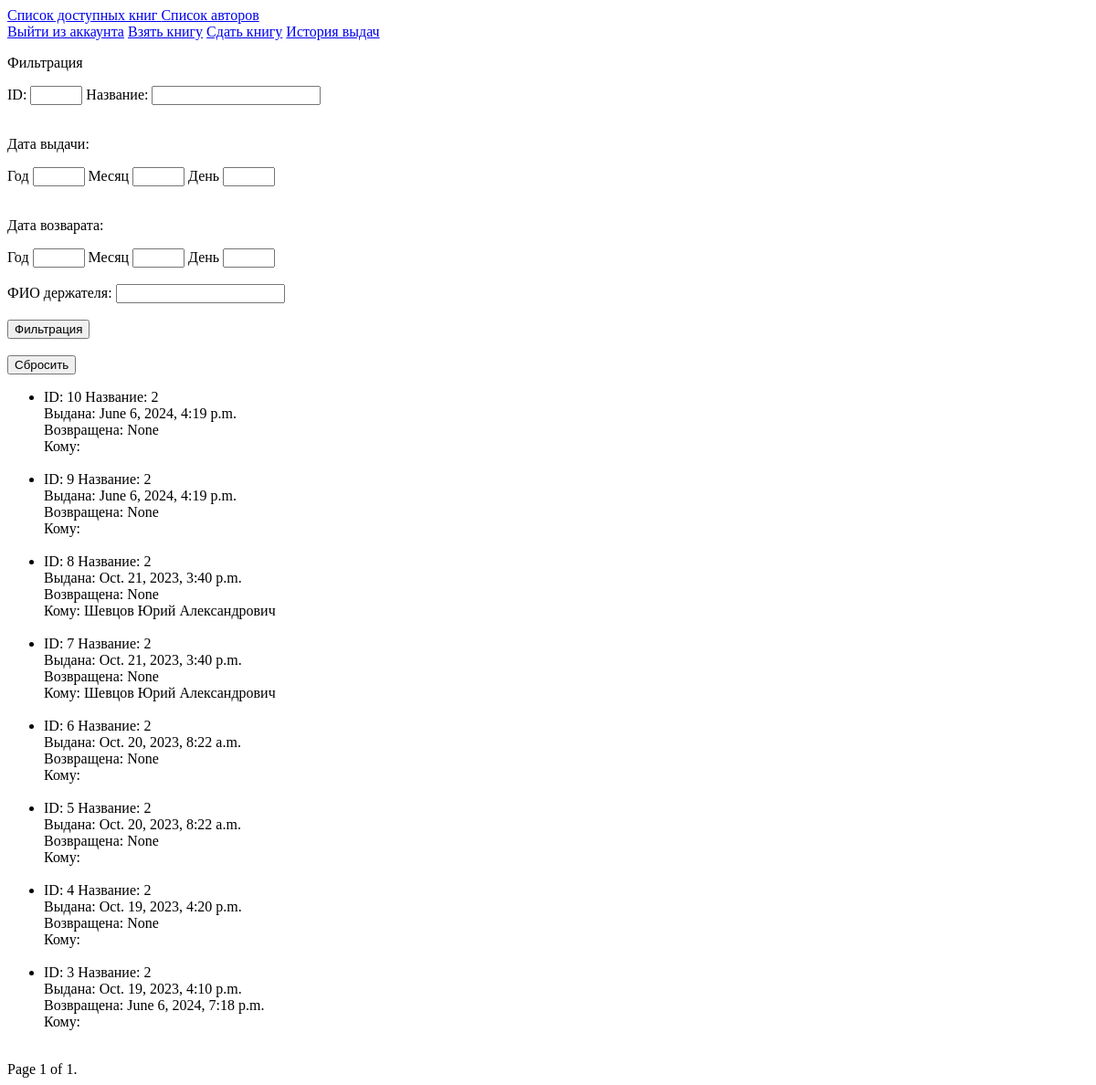
The app's page /tracker/books/logs/ (signed in), older data.
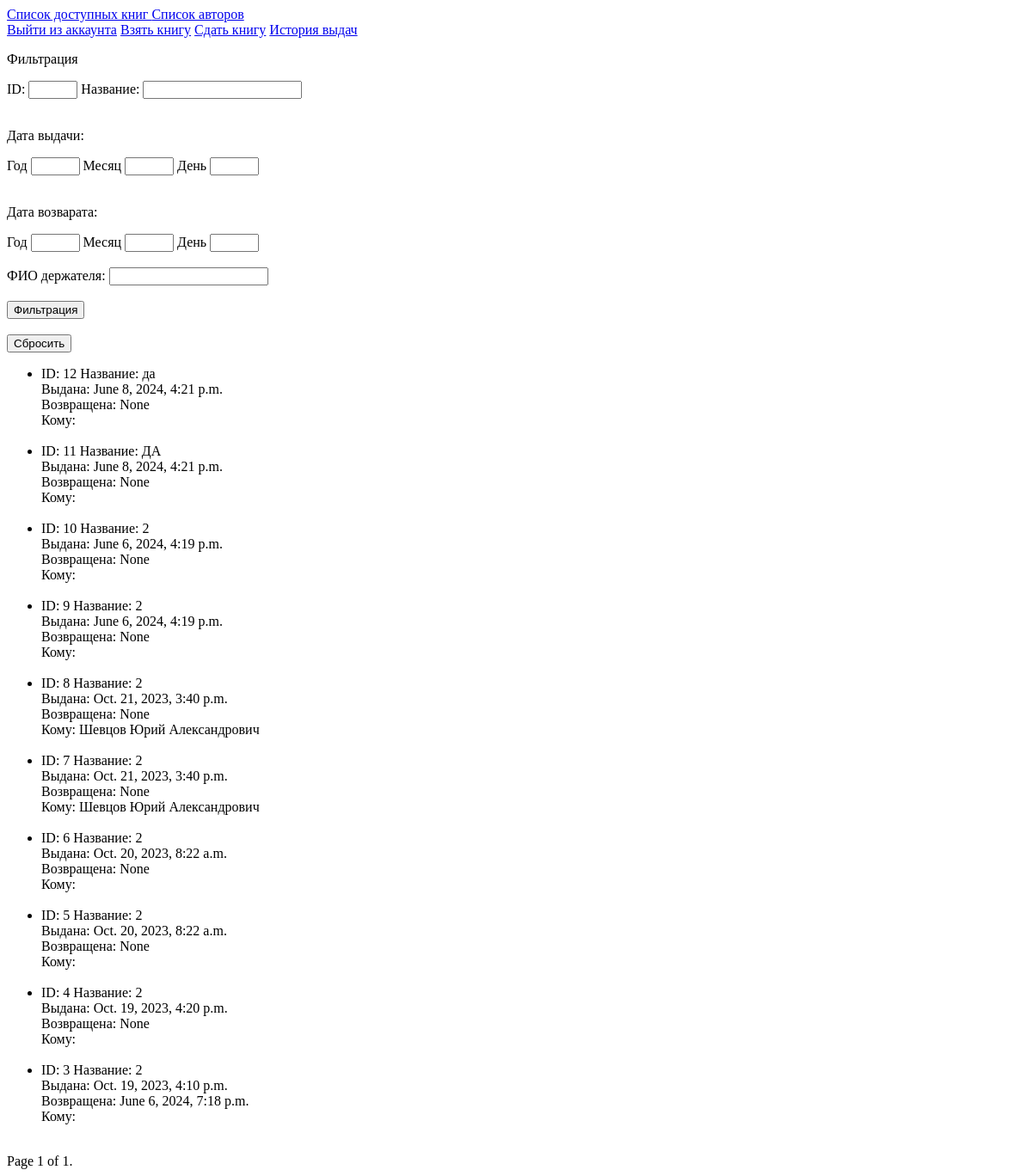
The same page, newer data.
### tracker/models.py (models this page shows)
class ReaderBookRelationship(models.Model):
    reader = models.ForeignKey(DefaultUser,on_delete=models.DO_NOTHING) # Доделать логику
    book = models.ForeignKey(Book,on_delete=models.DO_NOTHING)
    give_date = models.DateTimeField(auto_now_add = True)
    return_date = models.DateTimeField(null = True)

class Book(models.Model):
    name = models.CharField(max_length=255)
    description = models.TextField(default="У книги нет описания :(")
    author = models.ForeignKey(Author,on_delete=models.PROTECT)
    amount = models.IntegerField(default=0)

### users/models.py (models this page shows)
class DefaultUser(AbstractUser):
    name = models.CharField(max_length=255,blank=True,null=False)
    patronymic = models.CharField(max_length=25,blank=True)

### tracker/views.py (the view, shortened to what this page needs)
# urls.py: path('books/logs/',LogsView.as_view(),name = "logs-book"),
class LogsView(LoginRequiredMixin,PermissionRequiredMixin,ListView):
    model = ReaderBookRelationship
    template_name = 'tracker/logs.html'
    permission_required = 'view_logentry'
    context_object_name = 'logs'
    paginate_by = 10
    def get_queryset(self) -> QuerySet[Any]:
        qs = ReaderBookRelationship.objects.select_related('reader','book').order_by('-give_date').all()
        return qs

### templates/tracker/logs.html (shortened to what this page needs)
{% extends "base.html" %}
{% block body %}
<p>Фильтрация</p>
<form method = "post">
  <label for="id">ID:</label>
  <input type="text" id="id" name="id" size="4">
  <label for="name">Название:</label>
  <input type="text" id="name" name="name"><br><br>
  <p>Дата выдачи:</p>
  <label for="give_year">Год</label>
  <input type="text" id="give_year" name="give_year" size="4">
  <label for="give_month" >Месяц</label>
  <input type="text" id="give_month" name="give_month" size="4">
  <label for="give_day">День</label>
  <input type="text" id="give_day" name="give_day" size="4"><br><br>
  <p>Дата возварата:</p>
  <label for="return_year">Год</label>
  <input type="text" id="return_year" name="return_year" size="4">
  <label for="return_month">Месяц</label>
  <input type="text" id="return_month" name="return_month" size="4">
  <label for="return_day">День</label>
  <input type="text" id="return_day" name="return_day" size="4"><br><br>
  <label for="username">ФИО держателя:</label>
  <input type="text" id="username" name="username"><br><br>
<button type="submit">Фильтрация</button>
</form><br>
<form method = "get">
<button type="submit">Сбросить</button>
</form>
<ul>
{% for log in logs %}
<li>
ID: {{log.pk}}
Название: {{log.book.name}} <br>
Выдана: {{log.give_date}} <br>
Возвращена: {{log.return_date}} <br>
Кому: {{log.reader.name}} <br>
<br>
</li>
{% empty %}
 Данных нет !
{% endfor %}
</ul>
<div class="pagination">
    <span class="step-links">
        <span class="current">
            Page {{ page_obj.number }} of {{ page_obj.paginator.num_pages }}.
        </span>
    </span>
</div>
{% endblock body %}

### templates/base.html (shortened to what this page needs)
<!DOCTYPE html>
<html lang="en">
<head>
</head>
<body>
 {% if request.user.is_authenticated %}
 <a href = "{% url 'tracker:list-book' %}"> Список доступных книг </a>
 <a href = "{% url 'tracker:list-author' %}"> Список авторов </a>
 {{request.user.last_name}} <br>
 <a href = "{% url 'users:logout-user'%}">Выйти из аккаунта</a>
 <a href = "{% url 'tracker:take-book'%}">Взять книгу</a>
 <a href = "{% url 'tracker:return-book'%}">Сдать книгу</a>
 {% else %}
 <a href = "{% url 'users:login-user'%}">Войти</a>
 <a href = "{% url 'users:registration-user'%}">Зарегестрироваться</a>
 {% endif %}
 {% if request.user.is_superuser %}
  <a href = "{% url 'tracker:logs-book'%}">История выдач</a>
 {% endif %}
{% block body %}
{% endblock body %}
</body>
</html>

Row changes from the older to the newer data that the page shows:
added ReaderBookRelationship: pk "12", book.name "да", give_date "June 8, 2024, 4:21 p.m.", return_date "None"
added ReaderBookRelationship: pk "11", book.name "ДА", give_date "June 8, 2024, 4:21 p.m.", return_date "None"
